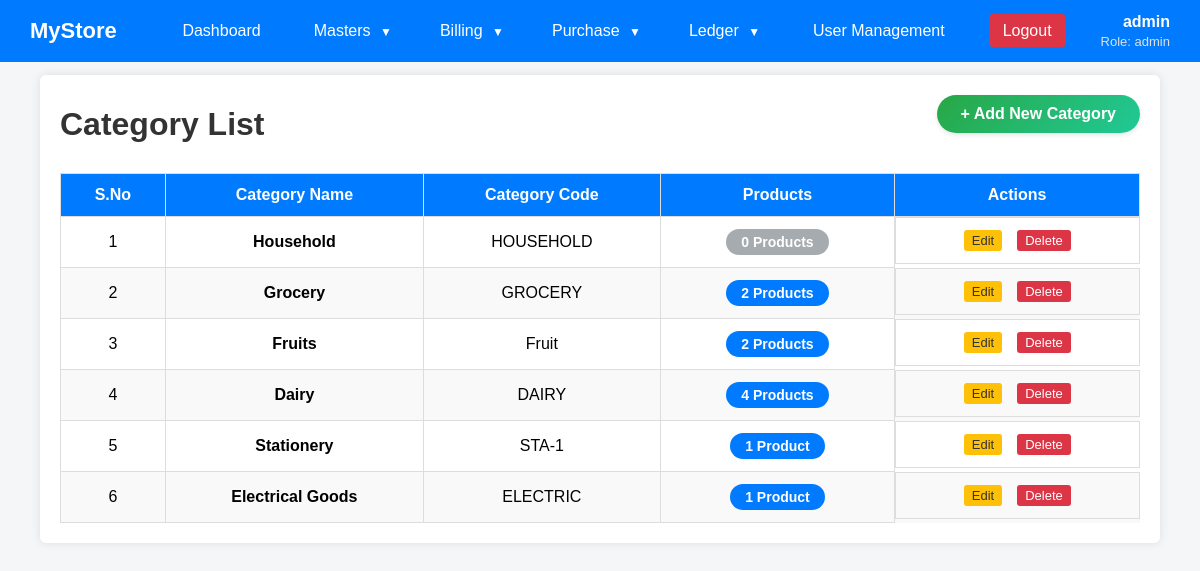
The page /view_categories.php (signed in) on the database its author committed.
### tables this page shows
CREATE TABLE `categories` (
  `id` int(11) NOT NULL,
  `category_name` varchar(100) NOT NULL,
  `category_code` varchar(50) DEFAULT NULL,
  `created_at` timestamp NOT NULL DEFAULT CURRENT_TIMESTAMP,
  `updated_at` timestamp NOT NULL DEFAULT CURRENT_TIMESTAMP ON UPDATE CURRENT_TIMESTAMP
);

### view_categories.php (the view, shortened to what this page needs)
<?php
include "db.php";
$res = $conn->query("
    SELECT c.*, COUNT(p.pid) as product_count
    FROM categories c
    LEFT JOIN products p ON c.category_name = p.category
    GROUP BY c.id
    ORDER BY c.created_at DESC
");
?>
<!DOCTYPE html>
<html>
<head>
</head>
<body>
    <?php include "dashboard.php"; ?>
    <div class="container">
        <div style="display: flex; justify-content: space-between; align-items: center; flex-wrap: wrap;">
            <h1 style="margin: 0;">Category List</h1>
            <button class="add-category-btn" onclick="openModal()">+ Add New Category</button>
        </div>
        <table>
            <thead>
                <tr>
                    <th>S.No</th>
                    <th>Category Name</th>
                    <th>Category Code</th>
                    <th>Products</th>
                    <th>Actions</th>
                </tr>
            </thead>
            <tbody>
                <?php if($res->num_rows > 0): ?>
                    <?php $sno = 1; ?>
                    <?php while($row = $res->fetch_assoc()): ?>
                        <tr>
                            <td><?php echo $sno++; ?></td>
                            <td><strong><?php echo htmlspecialchars($row['category_name']); ?></strong></td>
                            <td><?php echo htmlspecialchars($row['category_code']); ?></td>
                            <td>
                                <?php if($row['product_count'] > 0): ?>
                                    <a href="view_products_by_category.php?category=<?php echo urlencode($row['category_name']); ?>"
                                       class="product-count-link count-positive">
                                        <?php echo $row['product_count']; ?>
                                        <?php echo $row['product_count'] == 1 ? 'Product' : 'Products'; ?>
                                    </a>
                                <?php else: ?>
                                    <span class="product-count-link count-zero">
                                        0 Products
                                    </span>
                                <?php endif; ?>
                            </td>
                            <td class="action-links">
                                <a href="edit_categories.php?id=<?php echo $row['id']; ?>" class="edit"> Edit</a>
                                <a href="delete_categories.php?id=<?php echo $row['id']; ?>" class="delete" onclick="return confirm('Are you sure you want to delete this category?\n\nThis category has <?php echo $row['product_count']; ?> product(s) associated with it.');"> Delete</a>
                            </td>
                        </tr>
                    <?php endwhile; ?>
                <?php else: ?>
                    <tr>
                        <td colspan="5" class="no-data">No categories found. Click "Add New Category" to create one.</td>
                    </tr>
                <?php endif; ?>
            </tbody>
        </table>
    </div>
</body>
</html>

### view_categories.php (style rules this page uses)
body { font-family: Arial, sans-serif; background: #f4f6f8; }
.container { width: 90%; margin: 50px auto; background: white; padding: 20px; border-radius: 6px; box-shadow: 0 0 10px rgba(0,0,0,0.1); }
h1 { text-align: center; margin-bottom: 20px; color: #333; }
table { width: 100%; border-collapse: collapse; margin-top: 20px; }
th, td { padding: 12px; border: 1px solid #ddd; text-align: center; }
th { background: #007bff; color: white; font-weight: bold; }
tr:nth-child(even) { background: #f9f9f9; }
a { text-decoration: none; color: #007bff; margin: 0 5px; }
.action-links { display: flex; gap: 5px; justify-content: center; }
.action-links a { padding: 3px 8px; border-radius: 3px; font-size: 13px; }
.action-links a.edit { background: #ffc107; color: #333; }
.action-links a.delete { background: #dc3545; color: white; }
.product-count-link { display: inline-block; padding: 5px 15px; border-radius: 20px; font-size: 14px; font-weight: bold; text-decoration: none; transition: all 0.3s ease; }
.count-positive { background: #007bff; color: white; }
.count-zero { background: #6c757d; color: white; cursor: default; pointer-events: none; opacity: 0.6; }
.add-category-btn { display: inline-block; background: linear-gradient(135deg, #28a745, #20c997); color: white; padding: 10px 24px; margin-bottom: 20px; border-radius: 50px; font-weight: bold; font-size: 16px; transition: all 0.3s ease; box-shadow: 0 2px 5px rgba(0,0,0,0.1); border: none; cursor: pointer; }

### dashboard.php (style rules this page uses)
body { margin: 0; font-family: Arial, sans-serif; background: #f4f6f8; padding-top: 25px; }

### rows shown on the page
categories: category_name "Household", category_code "HOUSEHOLD", shows "0 Products"
categories: category_name "Grocery", category_code "GROCERY", product_count "2", shows "Products"
categories: category_name "Fruits", category_code "Fruit", product_count "2", shows "Products"
categories: category_name "Dairy", category_code "DAIRY", product_count "4", shows "Products"
categories: category_name "Stationery", category_code "STA-1", product_count "1", shows "Product"
categories: category_name "Electrical Goods", category_code "ELECTRIC", product_count "1", shows "Product"

### other values the page prints
$_SESSION['username'] "admin"
$_SESSION['role'] "admin"
